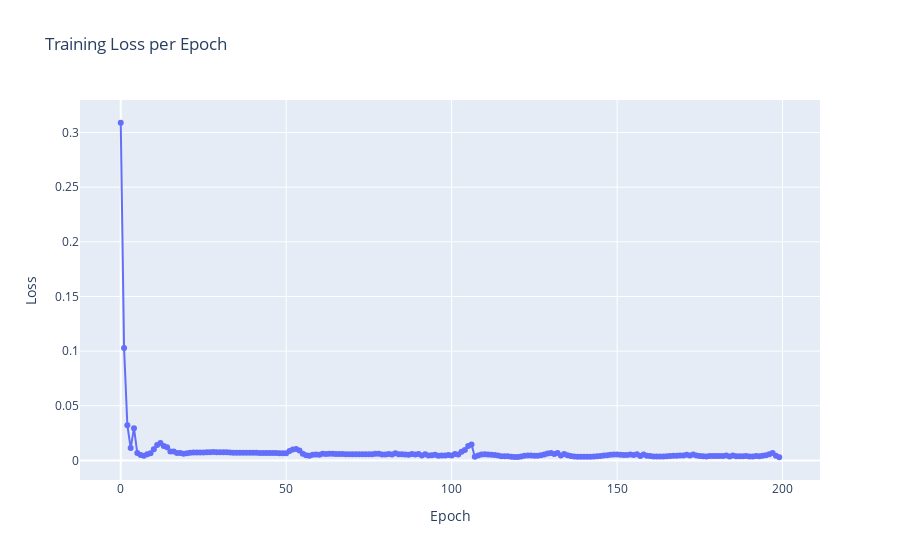

Notebook code cell kept with this figure:
### Code cell
import plotly.graph_objects as go
epochs = list(range(len(losses)))

fig = go.Figure(data=go.Scatter(x=epochs, y=losses, mode='lines+markers', name='Train'))

fig.update_layout(title='Training Loss per Epoch',
                   xaxis_title='Epoch',
                   yaxis_title='Loss')

fig.show()

### Figure 1 — Plotly figure (JSON) as saved in the notebook; plotly's stock layout.template omitted (floating-point values rounded to 4 significant figures; data arrays with more than 128 entries replaced by an {"elided": "..."} marker saying what was removed)
{"data": [{"mode": "lines+markers", "name": "Train", "type": "scatter", "x": {"elided": "200 int values"}, "y": {"elided": "200 float values"}}], "layout": {"title": {"text": "Training Loss per Epoch"}, "xaxis": {"title": {"text": "Epoch"}}, "yaxis": {"title": {"text": "Loss"}}}}
